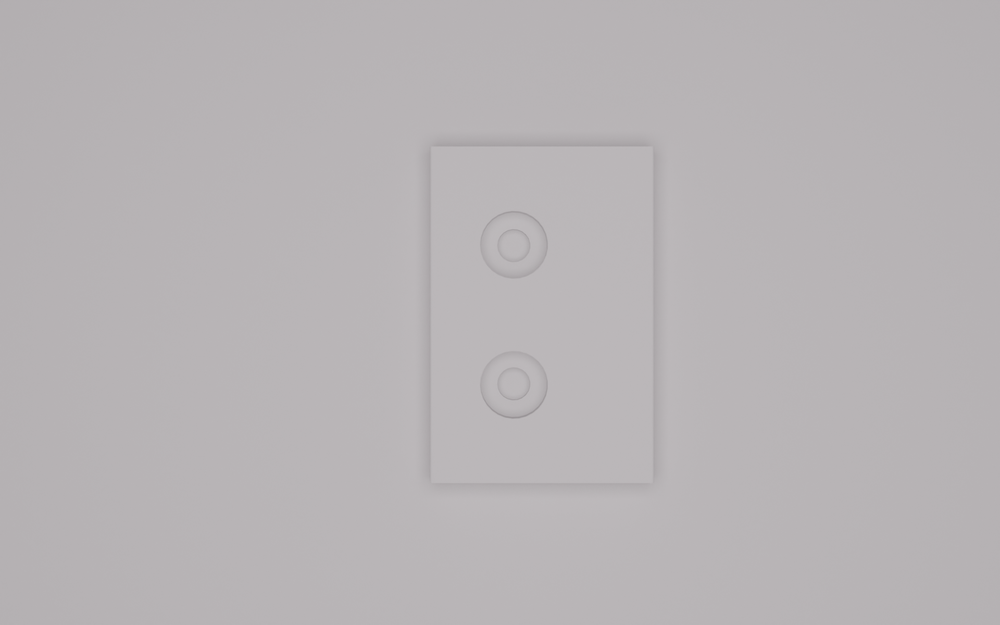
#> input picture images/Image_2.png, 1000 x 625 px, shrunk from 1920 x 1200 before the run, found by its file name
$ python test.py
#> lines starting #> are read from the running program, lines starting #| are printed output that depends on the picture
#> in main, image_in is the input picture: shape (625, 1000, 3); mean B, G, R 181.6, 179.7, 183.5
### src/Utilities/Image_Processing.py
## =========================================================================== ##
# MIT License
# Copyright (c) 2024 Roman Parak
# Permission is hereby granted, free of charge, to any person obtaining a copy
# of this software and associated documentation files (the "Software"), to deal
# in the Software without restriction, including without limitation the rights
# to use, copy, modify, merge, publish, distribute, sublicense, and/or sell
# copies of the Software, and to permit persons to whom the Software is
# furnished to do so, subject to the following conditions:
# The above copyright notice and this permission notice shall be included in all
# copies or substantial portions of the Software.
# THE SOFTWARE IS PROVIDED "AS IS", WITHOUT WARRANTY OF ANY KIND, EXPRESS OR
# IMPLIED, INCLUDING BUT NOT LIMITED TO THE WARRANTIES OF MERCHANTABILITY,
# FITNESS FOR A PARTICULAR PURPOSE AND NONINFRINGEMENT. IN NO EVENT SHALL THE
# AUTHORS OR COPYRIGHT HOLDERS BE LIABLE FOR ANY CLAIM, DAMAGES OR OTHER
# LIABILITY, WHETHER IN AN ACTION OF CONTRACT, TORT OR OTHERWISE, ARISING FROM,
# OUT OF OR IN CONNECTION WITH THE SOFTWARE OR THE USE OR OTHER DEALINGS IN THE
# SOFTWARE.
## =========================================================================== ##
# Author   : Roman Parak
# Email    : Roman.Parak@outlook.com
# Github   : https://github.com/rparak
# File Name: Image_Processing.py
## =========================================================================== ##

# Numpy (Array computing)
import numpy as np
# Typing (Support for type hints)
import typing as tp
# OpenCV (Computer Vision)
import cv2
# Custom Lib.:
#   ../Utilities/General
import Utilities.General
#   ../Transformation/Utilities/Mathematics
import Transformation.Utilities.Mathematics as Mathematics

def Get_Alpha_Beta_Parameters(image: tp.List[tp.List[int]], clip_limit: float) -> tp.Tuple[float, float]:
    """
    Description:
        Function to adjust the contrast and brightness parameters of the input image by clipping the histogram.

        The main core of the function is to obtain the alpha and beta parameters
        to determine the equation:
            g(i, j) = alpha * f(i, j) + beta,

            where g(i, j) are the input (source) pixels of the image, f(i, j) are the output pixels
            of the image, and alpha, beta are the contrast and brightness parameters.

    Args:
        (1) image [Vector<float> Image Shape {Resolution<x, y>}]: Input raw image.
        (2) clip_limit [float]: Parameter for histogram clipping in percentage.

    Returns:
        (1) parameter [float]: A gain (contrast) parameter called alpha.
        (2) parameter [float]: A bias (brightness) parameter called beta.
    """
#> called with clip_limit = 0.25

    image_copy = image.copy()

    # Calculate the grayscale histogram of the image.
    image_hist = cv2.calcHist([image_copy], [0], None, [256], [0, 256])
#> image_hist = 256 values, max 130614 at index 181, min 0 at index 0, mean 2441.4

    # Get the cumulative sum of the elements (histogram).
    c_hist = np.cumsum(image_hist)
#> c_hist = 256 values from 0 to 625000

    # Modify the percentage to clip the histogram.
    c_hist_max = c_hist[-1]
#> c_hist_max = 625000
    clip_limit_mod = clip_limit * (c_hist_max/float(100.0*2.0))
#> clip_limit_mod = 781.2

    # Clip the histogram if the values are outside the limit.
    min_value = 0; max_value = c_hist.size - 1
#> after `max_value = c_hist.size - 1`: max_value = 255
    for _, c_hist_i in enumerate(c_hist):
        if c_hist_i < clip_limit_mod:
            min_value += 1

        if c_hist_i >= (c_hist_max - clip_limit_mod):
            max_value -= 1
#> after the loop, max_value = 185; min_value = 167

    # Express the alpha and beta parameters.
    #   Gain (contrast) parameter.
    alpha = 255 / (max_value - min_value)
#> alpha = 14.17
    #   Bias (brightness) parameter.
    beta  = (-1) * (min_value * alpha)
#> beta = -2365.8

    return (alpha, beta)

# [176 lines left out: functions Draw_Bounding_Box, YOLO_ONNX_Format_Object_Detection, not called in this run]

class Process_Image_Cls:
    """
    Description:
        A class for processing images based on the type ('synthetic' or 'real').

    Note:
        Includes methods for adding Gaussian noise, adjusting color style, and applying Gaussian blur.

    Args:
        (1) image_type [str]: Type of the image to process. Must be either 'synthetic' or 'real'.
    """

    # [77 lines left out: functions __init__, __Noise, __Color_Style, __Blur, Apply, not called in this run]


### Evaluation/Old/test.py
# System (Default)
import sys
#   Add access if it is not in the system path.
if '../' + 'src' not in sys.path:
    sys.path.append('../' + 'src')
# Time (Time access and conversions)
import time
# OS (Operating system interfaces)
import os
# OpenCV (Computer Vision) [pip3 install opencv-python]
import cv2
# Custom Library:
#   ../Utilities/Image_Processing
import Utilities.Image_Processing

"""
Description:
    Initialization of constants.
"""
def main():
    # Locate the path to the project folder.
    project_folder = os.getcwd().split('INTEMAC_Synth_Eye')[0] + 'INTEMAC_Synth_Eye'

    # Loads the image to the specified file.
    image_in = cv2.imread(f'{project_folder}/Data/Camera/raw/images/Image_2.png')

    # Function to adjust the contrast and brightness parameters of the input image
    # by clipping the histogram.
    (alpha_custom, beta_custom) = Utilities.Image_Processing.Get_Alpha_Beta_Parameters(image_in, 0.25)
#> alpha_custom = 14.17; beta_custom = -2365.8

    # Adjust the contrast and brightness of the image using the alpha and beta parameters.
    #   Equation:
    #       g(i, j) = alpha * f(i, j) + beta
    image_out = cv2.convertScaleAbs(image_in, alpha=alpha_custom, beta=beta_custom)
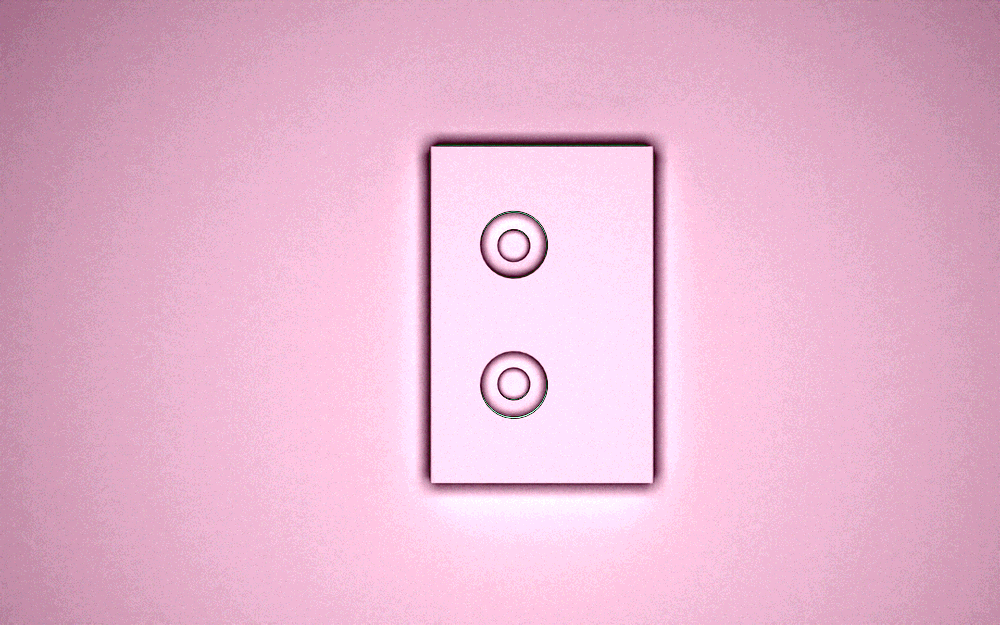
#> image_out: shape (625, 1000, 3); mean B, G, R 207.5, 180.5, 230.5

    # Saves the image to the specified file.
    cv2.imwrite('Img_res_1.png', image_in)
    cv2.imwrite('Img_res_1.png', image_out)


    print('[INFO] The data processing was completed successfully.')

if __name__ == '__main__':
    sys.exit(main())
#> (the program exits here)

$ run again, with images/Image_10000.png copied over images/Image_2.png
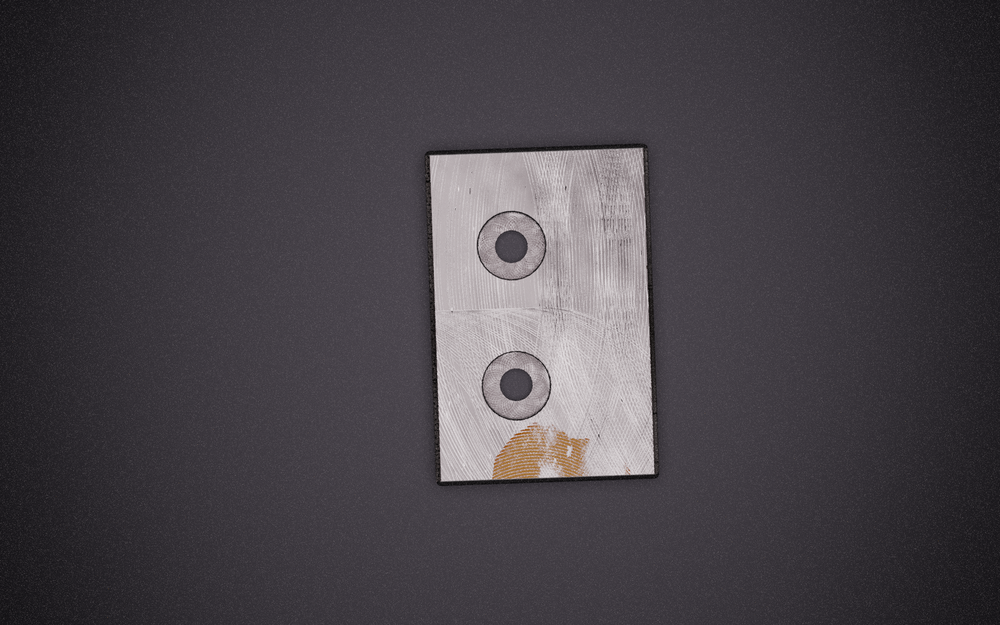
#> input picture images/Image_10000.png, 1000 x 625 px, shrunk from 1920 x 1200 before the run, found by its file name
#> in main, image_in is the input picture: shape (625, 1000, 3); mean B, G, R 71.1, 65.8, 70.2
#> image_hist = 256 values, max 21770 at index 68, min 0 at index 2, mean 2441.4
#> c_hist = 256 values from 2 to 625000
#> c_hist_max = 625000
#> clip_limit_mod = 781.2
#> the loop in Get_Alpha_Beta_Parameters, `for _, c_hist_i in enumerate(c_hist):` made 256 passes
#> c_hist_i on passes 1 to 8: 2, 5, 5, 6, 8, 12, 16, 20
#> after the loop in Get_Alpha_Beta_Parameters, `for _, c_hist_i in enumerate(c_hist):`: max_value = 209; min_value = 21
#> alpha = 1.36
#> beta = -28.48
#> alpha_custom = 1.36; beta_custom = -28.48
#> in main, `image_out = cv2.convertScaleAbs(image_in, alpha=alpha_custom, beta=bet..`:
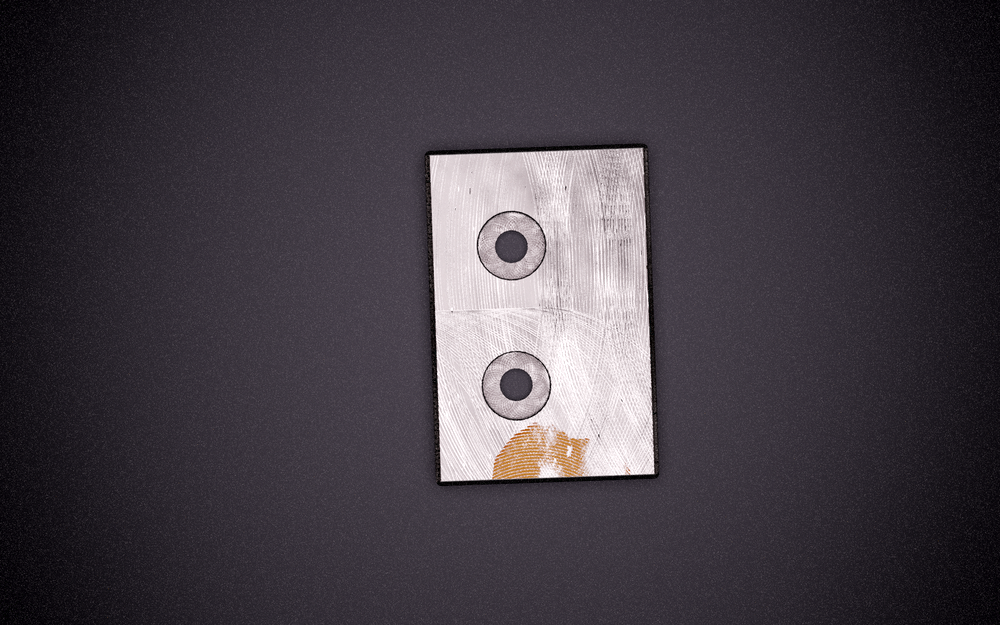
#> image_out: shape (625, 1000, 3); mean B, G, R 67.9, 60.8, 66.7
